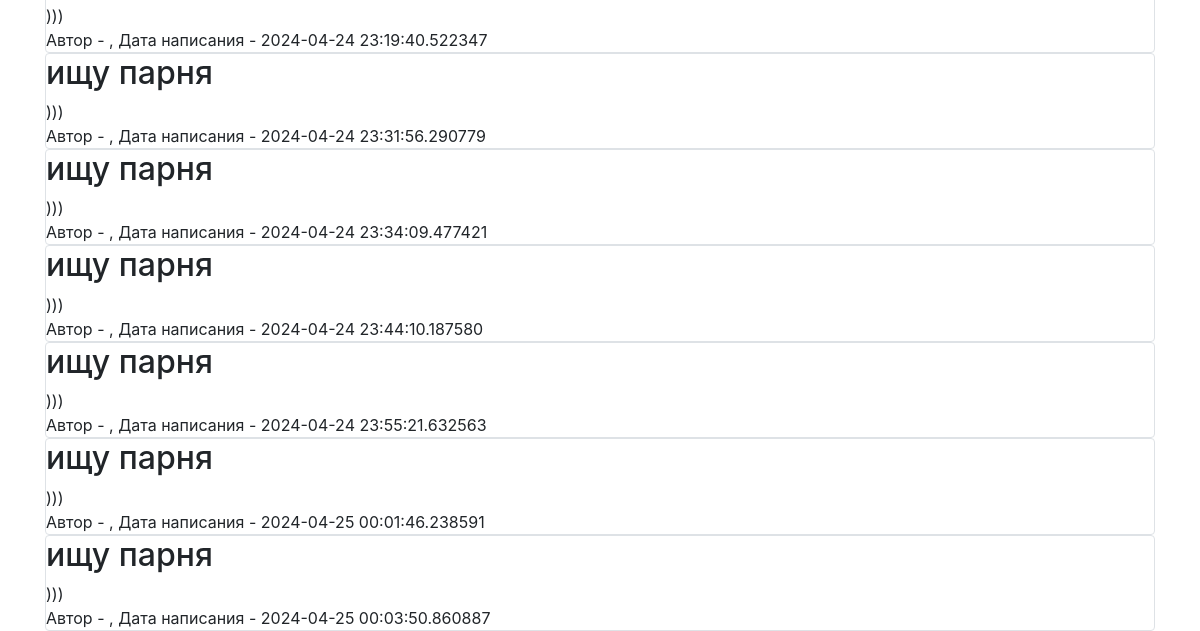
Page /all (signed in, lower part) on the earlier database version.
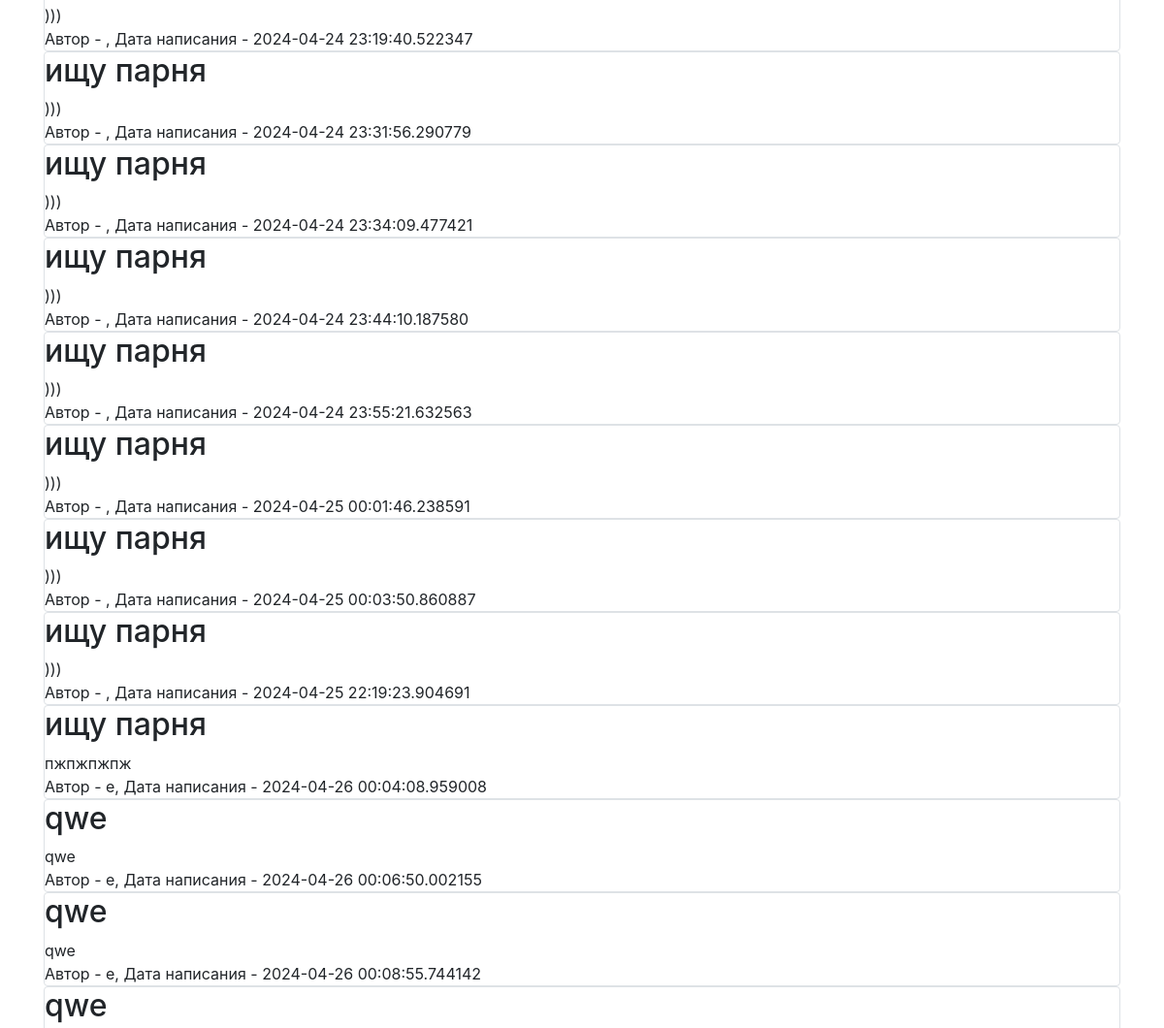
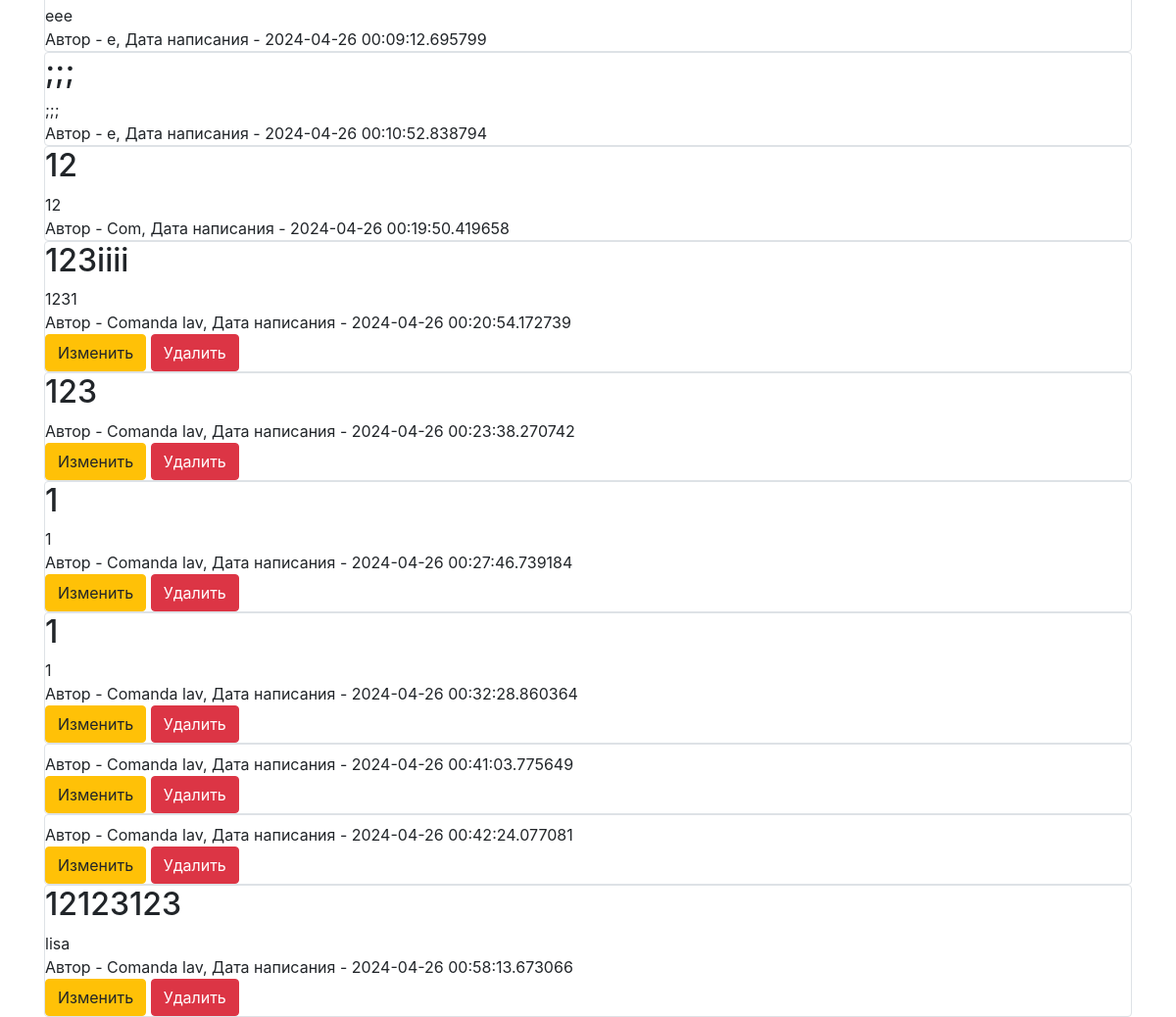
Same page on the later database version (2 pictures, top to bottom).
### data/ankets.py (models this page shows)
class Anceta(SqlAlchemyBase, UserMixin, SerializerMixin):
    __tablename__ = 'ankets'
    id = sqlalchemy.Column(sqlalchemy.Integer, primary_key=True, autoincrement=True)
    title = sqlalchemy.Column(sqlalchemy.String, nullable=True)
    content = sqlalchemy.Column(sqlalchemy.String, nullable=True)
    created_date = sqlalchemy.Column(sqlalchemy.DateTime, default=datetime.datetime.now)
    user_id = sqlalchemy.Column(sqlalchemy.Integer, sqlalchemy.ForeignKey("users.id"))
    user = orm.relationship('User')

### data/users.py (models this page shows, shortened)
class User(SqlAlchemyBase, UserMixin, SerializerMixin):
    __tablename__ = 'users'
    id = sqlalchemy.Column(sqlalchemy.Integer, primary_key=True, autoincrement=True)
    name = sqlalchemy.Column(sqlalchemy.String, nullable=True)
    about = sqlalchemy.Column(sqlalchemy.String, nullable=True)
    email = sqlalchemy.Column(sqlalchemy.String, index=True, unique=True, nullable=True)
    hashed_password = sqlalchemy.Column(sqlalchemy.String, nullable=True)
    created_date = sqlalchemy.Column(sqlalchemy.DateTime, default=datetime.datetime.now)
    news = orm.relationship("Anceta", back_populates='user')

### main.py (the view)
@app.route("/all")
def index():
    db_sess = db_session.create_session()
    if current_user.is_authenticated:
        news = db_sess.query(Anceta).all()
        return render_template("index.html", news=news)

### data/db_session.py (called while the page is built)
def create_session() -> Session:
    global __factory
    return __factory()

### main.py (called while the page is built)
@login_manager.user_loader
def load_user(user_id):
    db_sess = db_session.create_session()
    return db_sess.query(User).get(user_id)

### templates/index.html (shortened to what this page needs)
{% extends "base.html" %}
{% block content %}
    {% for item in news %}
        <div class="col-md6 border rounded">
            <h2>{{ item.title }}</h2>
            <div>
                {{ item.content }}
            </div>
            <div>
                Автор - {{ item.user.name }}, Дата написания - {{ item.created_date }}
            </div>
            {% if current_user.is_authenticated and current_user == item.user %}
                <div>
                    <a href="/anc/{{ item.id }}" class="btn btn-warning">Изменить</a>
                    <a href="/anc_delete/{{ item.id }}" class="btn btn-danger">Удалить</a>
                </div>
            {% endif %}
        </div>
    {% endfor %}
{% endblock %}

### templates/base.html (shortened to what this page needs)
<!doctype html>
<html lang="en">
<head>
    <link rel="stylesheet"
          href="https://stackpath.bootstrapcdn.com/bootstrap/4.4.1/css/bootstrap.min.css"
>
</head>
<body>
<main role="main" class="container">
    {% block content %}{% endblock %}
</main>
</body>
</html>

Differences in the rows shown:
added Anceta: title "ищу парня", content ")))", created_date "2024-04-25 22:19:23.904691"
added Anceta: title "ищу парня", content "пжпжпжпж", user.name "e", created_date "2024-04-26 00:04:08.959008"
added Anceta: title "qwe", content "qwe", user.name "e", created_date "2024-04-26 00:06:50.002155"
added Anceta: title "qwe", content "qwe", user.name "e", created_date "2024-04-26 00:08:55.744142"
added Anceta: title "qwe", content "eee", user.name "e", created_date "2024-04-26 00:09:12.695799"
added Anceta: title ";;;", content ";;;", user.name "e", created_date "2024-04-26 00:10:52.838794"
added Anceta: title "12", content "12", user.name "Com", created_date "2024-04-26 00:19:50.419658"
added Anceta: title "123iiii", content "1231", user.name "Comanda lav", created_date "2024-04-26 00:20:54.172739"
added Anceta: title "123", user.name "Comanda lav", created_date "2024-04-26 00:23:38.270742"
added Anceta: title "1", content "1", user.name "Comanda lav", created_date "2024-04-26 00:27:46.739184"
added Anceta: title "1", content "1", user.name "Comanda lav", created_date "2024-04-26 00:32:28.860364"
added Anceta: user.name "Comanda lav", created_date "2024-04-26 00:41:03.775649"
added Anceta: user.name "Comanda lav", created_date "2024-04-26 00:42:24.077081"
added Anceta: title "12123123", content "lisa", user.name "Comanda lav", created_date "2024-04-26 00:58:13.673066"
